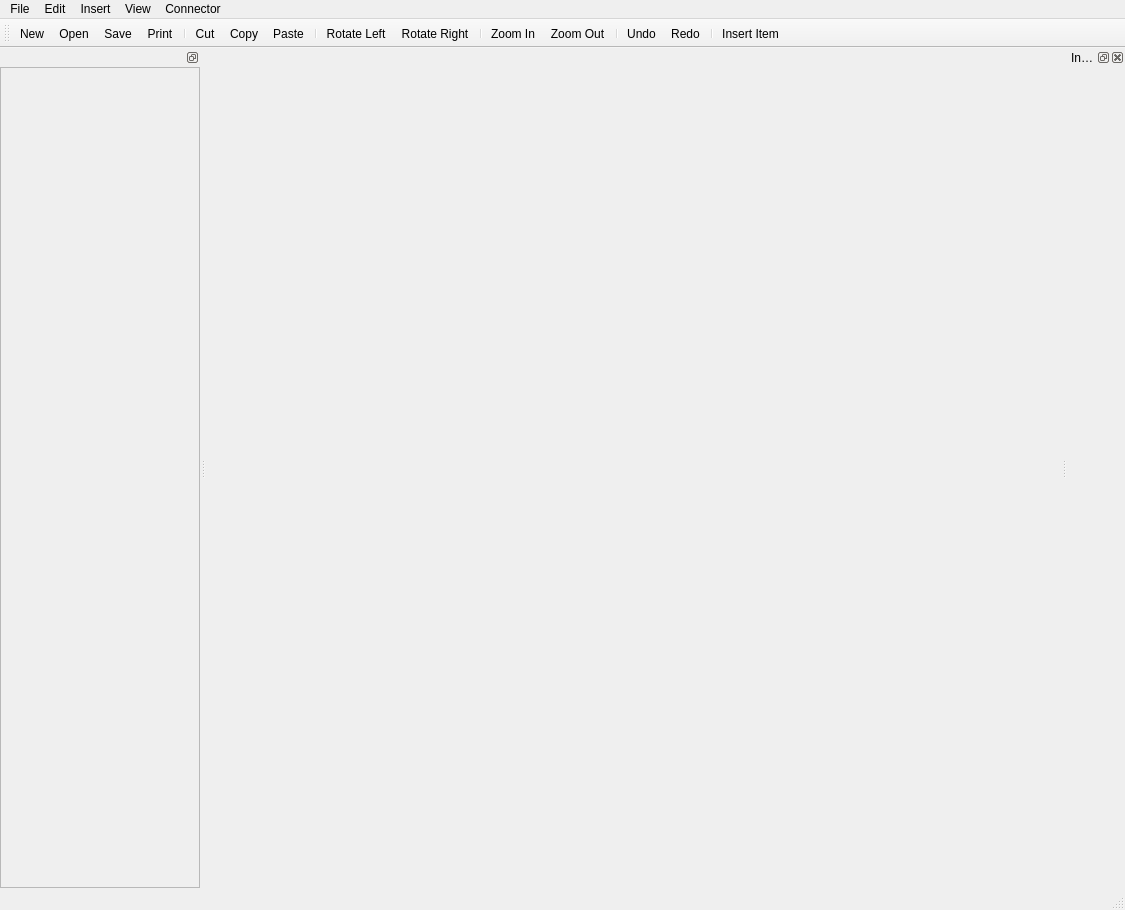
<?xml version="1.0" encoding="UTF-8"?>
<ui version="4.0">
 <class>MainWindow</class>
 <widget class="QMainWindow" name="MainWindow">
  <property name="geometry">
   <rect>
    <x>0</x>
    <y>0</y>
    <width>1125</width>
    <height>910</height>
   </rect>
  </property>
  <property name="windowTitle">
   <string/>
  </property>
  <property name="unifiedTitleAndToolBarOnMac">
   <bool>true</bool>
  </property>
  <widget class="QWidget" name="centralwidget"/>
  <widget class="QMenuBar" name="menubar">
   <property name="geometry">
    <rect>
     <x>0</x>
     <y>0</y>
     <width>1125</width>
     <height>22</height>
    </rect>
   </property>
   <widget class="QMenu" name="menuFile">
    <property name="title">
     <string>File</string>
    </property>
    <addaction name="actionNew"/>
    <addaction name="actionOpen"/>
    <addaction name="actionSave"/>
    <addaction name="actionSave_As"/>
    <addaction name="separator"/>
    <addaction name="actionExport_as_SVG"/>
    <addaction name="actionExport_as_Component"/>
    <addaction name="separator"/>
    <addaction name="actionPrint"/>
    <addaction name="separator"/>
    <addaction name="actionClose"/>
   </widget>
   <widget class="QMenu" name="menuEdit">
    <property name="title">
     <string>Edit</string>
    </property>
    <widget class="QMenu" name="menuFont">
     <property name="title">
      <string>Font</string>
     </property>
     <addaction name="actionFont"/>
     <addaction name="separator"/>
     <addaction name="actionBold"/>
     <addaction name="actionItalic"/>
     <addaction name="actionUnderline"/>
     <addaction name="separator"/>
     <addaction name="actionMake_Text_Bigger"/>
     <addaction name="actionMake_Text_Smaller"/>
    </widget>
    <addaction name="actionUndo"/>
    <addaction name="actionRedo"/>
    <addaction name="separator"/>
    <addaction name="actionCut"/>
    <addaction name="actionCopy"/>
    <addaction name="actionPaste"/>
    <addaction name="actionDuplicate"/>
    <addaction name="actionDelete"/>
    <addaction name="actionSelect_All"/>
    <addaction name="separator"/>
    <addaction name="actionRotate_Left"/>
    <addaction name="actionRotate_Right"/>
    <addaction name="separator"/>
    <addaction name="menuFont"/>
    <addaction name="separator"/>
    <addaction name="actionGroup"/>
    <addaction name="actionUngroup"/>
    <addaction name="separator"/>
    <addaction name="actionPreferences"/>
    <addaction name="separator"/>
    <addaction name="actionSend_to_Back"/>
    <addaction name="actionSend_to_Front"/>
    <addaction name="actionSend_Backward"/>
    <addaction name="actionSend_Frontward"/>
    <addaction name="separator"/>
    <addaction name="actionDrag_Lock"/>
   </widget>
   <widget class="QMenu" name="menuInsert">
    <property name="title">
     <string>Insert</string>
    </property>
   </widget>
   <widget class="QMenu" name="menuView">
    <property name="title">
     <string>View</string>
    </property>
    <addaction name="actionZoom_In"/>
    <addaction name="actionZoom_Out"/>
    <addaction name="separator"/>
   </widget>
   <widget class="QMenu" name="menuConnector">
    <property name="title">
     <string>Connector</string>
    </property>
    <addaction name="actionPolyline_Connector"/>
    <addaction name="actionPath_Connector"/>
   </widget>
   <addaction name="menuFile"/>
   <addaction name="menuEdit"/>
   <addaction name="menuInsert"/>
   <addaction name="menuView"/>
   <addaction name="menuConnector"/>
  </widget>
  <widget class="QStatusBar" name="statusbar"/>
  <widget class="QToolBar" name="toolBar">
   <property name="windowTitle">
    <string>toolBar</string>
   </property>
   <property name="iconSize">
    <size>
     <width>16</width>
     <height>16</height>
    </size>
   </property>
   <attribute name="toolBarArea">
    <enum>TopToolBarArea</enum>
   </attribute>
   <attribute name="toolBarBreak">
    <bool>false</bool>
   </attribute>
   <addaction name="actionNew"/>
   <addaction name="actionOpen"/>
   <addaction name="actionSave"/>
   <addaction name="actionPrint"/>
   <addaction name="separator"/>
   <addaction name="actionCut"/>
   <addaction name="actionCopy"/>
   <addaction name="actionPaste"/>
   <addaction name="separator"/>
   <addaction name="actionRotate_Left"/>
   <addaction name="actionRotate_Right"/>
   <addaction name="separator"/>
   <addaction name="actionZoom_In"/>
   <addaction name="actionZoom_Out"/>
   <addaction name="separator"/>
   <addaction name="actionUndo"/>
   <addaction name="actionRedo"/>
   <addaction name="separator"/>
   <addaction name="actionInsert_Item"/>
  </widget>
  <widget class="QDockWidget" name="toolDock">
   <property name="minimumSize">
    <size>
     <width>200</width>
     <height>104</height>
    </size>
   </property>
   <property name="features">
    <set>QDockWidget::DockWidgetFloatable|QDockWidget::DockWidgetMovable</set>
   </property>
   <attribute name="dockWidgetArea">
    <number>1</number>
   </attribute>
   <widget class="QWidget" name="toolDockContents1">
    <layout class="QVBoxLayout" name="verticalLayout">
     <property name="margin">
      <number>0</number>
     </property>
     <item>
      <widget class="QScrollArea" name="scrollArea">
       <property name="sizePolicy">
        <sizepolicy hsizetype="Expanding" vsizetype="Expanding">
         <horstretch>0</horstretch>
         <verstretch>0</verstretch>
        </sizepolicy>
       </property>
       <property name="horizontalScrollBarPolicy">
        <enum>Qt::ScrollBarAlwaysOff</enum>
       </property>
       <property name="widgetResizable">
        <bool>true</bool>
       </property>
       <widget class="QWidget" name="toolDockContents">
        <property name="geometry">
         <rect>
          <x>0</x>
          <y>0</y>
          <width>198</width>
          <height>811</height>
         </rect>
        </property>
        <layout class="QVBoxLayout" name="verticalLayout_2"/>
       </widget>
      </widget>
     </item>
    </layout>
   </widget>
  </widget>
  <widget class="QDockWidget" name="propDock">
   <property name="windowTitle">
    <string>Inspector</string>
   </property>
   <attribute name="dockWidgetArea">
    <number>2</number>
   </attribute>
   <widget class="QWidget" name="dockWidgetContents"/>
  </widget>
  <action name="actionCut">
   <property name="icon">
    <iconset resource="resources.qrc">
     <normaloff>:/resources/small-icons/edit-cut.png</normaloff>:/resources/small-icons/edit-cut.png</iconset>
   </property>
   <property name="text">
    <string>Cut</string>
   </property>
   <property name="shortcut">
    <string>Ctrl+X</string>
   </property>
  </action>
  <action name="actionCopy">
   <property name="icon">
    <iconset resource="resources.qrc">
     <normaloff>:/resources/small-icons/edit-copy.png</normaloff>:/resources/small-icons/edit-copy.png</iconset>
   </property>
   <property name="text">
    <string>Copy</string>
   </property>
   <property name="shortcut">
    <string>Ctrl+C</string>
   </property>
  </action>
  <action name="actionPaste">
   <property name="icon">
    <iconset resource="resources.qrc">
     <normaloff>:/resources/small-icons/edit-paste.png</normaloff>:/resources/small-icons/edit-paste.png</iconset>
   </property>
   <property name="text">
    <string>Paste</string>
   </property>
   <property name="shortcut">
    <string>Ctrl+V</string>
   </property>
  </action>
  <action name="actionUndo">
   <property name="icon">
    <iconset resource="resources.qrc">
     <normaloff>:/resources/small-icons/edit-undo.png</normaloff>:/resources/small-icons/edit-undo.png</iconset>
   </property>
   <property name="text">
    <string>Undo</string>
   </property>
   <property name="shortcut">
    <string>Ctrl+Z</string>
   </property>
  </action>
  <action name="actionRedo">
   <property name="icon">
    <iconset resource="resources.qrc">
     <normaloff>:/resources/small-icons/edit-redo.png</normaloff>:/resources/small-icons/edit-redo.png</iconset>
   </property>
   <property name="text">
    <string>Redo</string>
   </property>
   <property name="shortcut">
    <string>Ctrl+Shift+Z</string>
   </property>
  </action>
  <action name="actionDelete">
   <property name="text">
    <string>Delete</string>
   </property>
   <property name="shortcut">
    <string>Del</string>
   </property>
  </action>
  <action name="actionSelect_All">
   <property name="text">
    <string>Select All</string>
   </property>
   <property name="shortcut">
    <string>Ctrl+A</string>
   </property>
  </action>
  <action name="actionDuplicate">
   <property name="text">
    <string>Duplicate</string>
   </property>
   <property name="shortcut">
    <string>Ctrl+D</string>
   </property>
  </action>
  <action name="actionNew">
   <property name="icon">
    <iconset resource="resources.qrc">
     <normaloff>:/resources/small-icons/document-new.png</normaloff>:/resources/small-icons/document-new.png</iconset>
   </property>
   <property name="text">
    <string>New</string>
   </property>
   <property name="shortcut">
    <string>Ctrl+N</string>
   </property>
  </action>
  <action name="actionOpen">
   <property name="icon">
    <iconset resource="resources.qrc">
     <normaloff>:/resources/small-icons/document-open.png</normaloff>:/resources/small-icons/document-open.png</iconset>
   </property>
   <property name="text">
    <string>Open</string>
   </property>
   <property name="shortcut">
    <string>Ctrl+O</string>
   </property>
  </action>
  <action name="actionSave">
   <property name="icon">
    <iconset resource="resources.qrc">
     <normaloff>:/resources/small-icons/document-save.png</normaloff>:/resources/small-icons/document-save.png</iconset>
   </property>
   <property name="text">
    <string>Save</string>
   </property>
   <property name="shortcut">
    <string>Ctrl+S</string>
   </property>
  </action>
  <action name="actionExport_as_SVG">
   <property name="icon">
    <iconset resource="resources.qrc">
     <normaloff>:/resources/small-icons/x-office-drawing.png</normaloff>:/resources/small-icons/x-office-drawing.png</iconset>
   </property>
   <property name="text">
    <string>Export as SVG...</string>
   </property>
   <property name="shortcut">
    <string>Ctrl+E</string>
   </property>
  </action>
  <action name="actionSave_As">
   <property name="icon">
    <iconset resource="resources.qrc">
     <normaloff>:/resources/small-icons/document-save-as.png</normaloff>:/resources/small-icons/document-save-as.png</iconset>
   </property>
   <property name="text">
    <string>Save As...</string>
   </property>
   <property name="shortcut">
    <string>Ctrl+Shift+S</string>
   </property>
  </action>
  <action name="actionInsert_Item">
   <property name="icon">
    <iconset resource="resources.qrc">
     <normaloff>:/resources/small-icons/applications-office.png</normaloff>:/resources/small-icons/applications-office.png</iconset>
   </property>
   <property name="text">
    <string>Insert Item</string>
   </property>
  </action>
  <action name="actionZoom_In">
   <property name="icon">
    <iconset resource="resources.qrc">
     <normaloff>:/resources/small-icons/list-add.png</normaloff>:/resources/small-icons/list-add.png</iconset>
   </property>
   <property name="text">
    <string>Zoom In</string>
   </property>
   <property name="shortcut">
    <string>Ctrl+=</string>
   </property>
  </action>
  <action name="actionZoom_Out">
   <property name="icon">
    <iconset resource="resources.qrc">
     <normaloff>:/resources/small-icons/list-remove.png</normaloff>:/resources/small-icons/list-remove.png</iconset>
   </property>
   <property name="text">
    <string>Zoom Out</string>
   </property>
   <property name="shortcut">
    <string>Ctrl+-</string>
   </property>
  </action>
  <action name="actionPrint">
   <property name="icon">
    <iconset resource="resources.qrc">
     <normaloff>:/resources/small-icons/document-print.png</normaloff>:/resources/small-icons/document-print.png</iconset>
   </property>
   <property name="text">
    <string>Print</string>
   </property>
   <property name="shortcut">
    <string>Ctrl+P</string>
   </property>
  </action>
  <action name="actionRotate_Left">
   <property name="icon">
    <iconset resource="resources.qrc">
     <normaloff>:/resources/addl-icons/shape-rotate-anticlockwise-icon.png</normaloff>:/resources/addl-icons/shape-rotate-anticlockwise-icon.png</iconset>
   </property>
   <property name="text">
    <string>Rotate Left</string>
   </property>
   <property name="shortcut">
    <string>Ctrl+Left</string>
   </property>
  </action>
  <action name="actionRotate_Right">
   <property name="icon">
    <iconset resource="resources.qrc">
     <normaloff>:/resources/addl-icons/shape-rotate-clockwise-icon.png</normaloff>:/resources/addl-icons/shape-rotate-clockwise-icon.png</iconset>
   </property>
   <property name="text">
    <string>Rotate Right</string>
   </property>
   <property name="shortcut">
    <string>Ctrl+Right</string>
   </property>
  </action>
  <action name="actionPath_Connector">
   <property name="text">
    <string>Path Connector</string>
   </property>
   <property name="shortcut">
    <string>Ctrl+2</string>
   </property>
  </action>
  <action name="actionPolyline_Connector">
   <property name="text">
    <string>Polyline Connector</string>
   </property>
   <property name="shortcut">
    <string>Ctrl+1</string>
   </property>
  </action>
  <action name="actionGroup">
   <property name="text">
    <string>Group</string>
   </property>
   <property name="shortcut">
    <string>Ctrl+G</string>
   </property>
  </action>
  <action name="actionUngroup">
   <property name="text">
    <string>Ungroup</string>
   </property>
   <property name="shortcut">
    <string>Ctrl+Shift+G</string>
   </property>
  </action>
  <action name="actionPreferences">
   <property name="text">
    <string>Preferences</string>
   </property>
   <property name="menuRole">
    <enum>QAction::PreferencesRole</enum>
   </property>
  </action>
  <action name="actionClose">
   <property name="text">
    <string>Close</string>
   </property>
   <property name="shortcut">
    <string>Ctrl+W</string>
   </property>
  </action>
  <action name="actionFont">
   <property name="text">
    <string>Font</string>
   </property>
   <property name="shortcut">
    <string>Ctrl+T</string>
   </property>
  </action>
  <action name="actionBold">
   <property name="checkable">
    <bool>true</bool>
   </property>
   <property name="text">
    <string>Bold</string>
   </property>
   <property name="shortcut">
    <string>Ctrl+B</string>
   </property>
  </action>
  <action name="actionItalic">
   <property name="checkable">
    <bool>true</bool>
   </property>
   <property name="text">
    <string>Italic</string>
   </property>
   <property name="shortcut">
    <string>Ctrl+I</string>
   </property>
  </action>
  <action name="actionUnderline">
   <property name="checkable">
    <bool>true</bool>
   </property>
   <property name="text">
    <string>Underline</string>
   </property>
   <property name="shortcut">
    <string>Ctrl+U</string>
   </property>
  </action>
  <action name="actionMake_Text_Bigger">
   <property name="text">
    <string>Make Text Bigger</string>
   </property>
   <property name="shortcut">
    <string>Ctrl+Shift+.</string>
   </property>
  </action>
  <action name="actionMake_Text_Smaller">
   <property name="text">
    <string>Make Text Smaller</string>
   </property>
   <property name="shortcut">
    <string>Ctrl+Shift+,</string>
   </property>
  </action>
  <action name="actionExport_as_Component">
   <property name="text">
    <string>Export as Component...</string>
   </property>
   <property name="toolTip">
    <string>Export as Component</string>
   </property>
  </action>
  <action name="actionSend_to_Back">
   <property name="text">
    <string>Send to Back</string>
   </property>
   <property name="shortcut">
    <string>Ctrl+End</string>
   </property>
  </action>
  <action name="actionSend_to_Front">
   <property name="text">
    <string>Send to Front</string>
   </property>
   <property name="shortcut">
    <string>Ctrl+Home</string>
   </property>
  </action>
  <action name="actionSend_Backward">
   <property name="text">
    <string>Send Backward</string>
   </property>
   <property name="shortcut">
    <string>Ctrl+PgDown</string>
   </property>
  </action>
  <action name="actionSend_Frontward">
   <property name="text">
    <string>Send Frontward</string>
   </property>
   <property name="shortcut">
    <string>Ctrl+PgUp</string>
   </property>
  </action>
  <action name="actionDrag_Lock">
   <property name="checkable">
    <bool>true</bool>
   </property>
   <property name="text">
    <string>Drag Lock</string>
   </property>
   <property name="shortcut">
    <string>Ctrl+L</string>
   </property>
  </action>
 </widget>
 <resources>
  <include location="resources.qrc"/>
 </resources>
 <connections/>
</ui>
